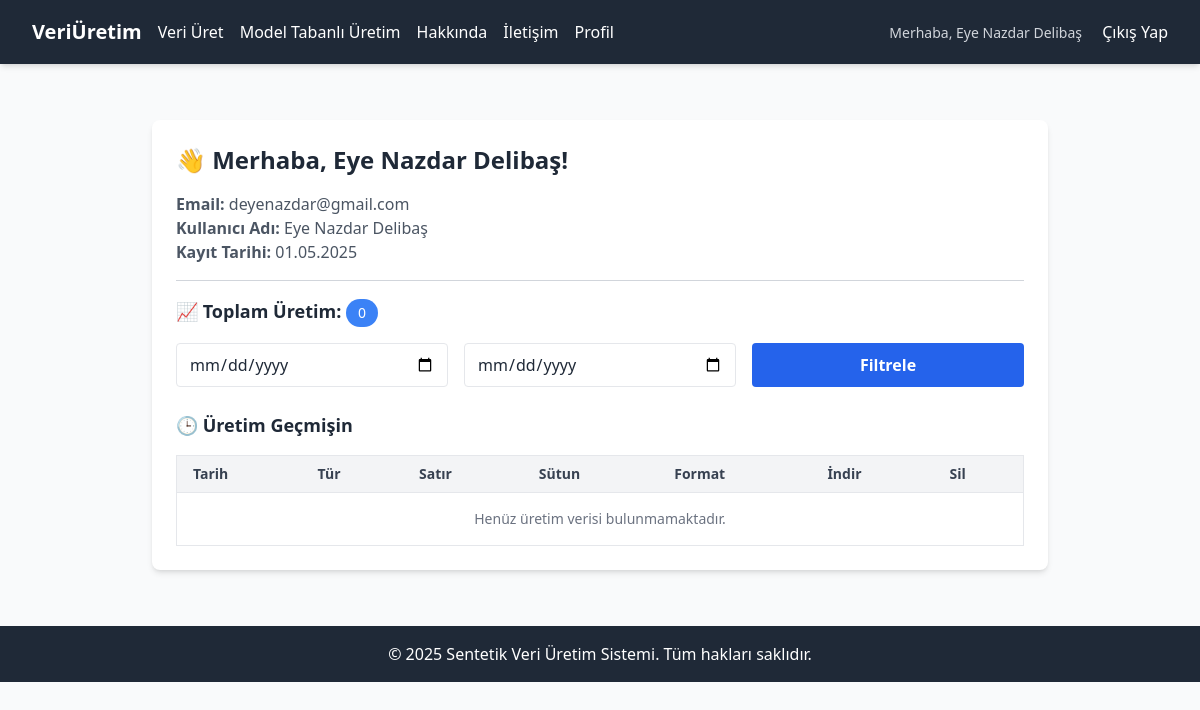
The app's page /profile (signed in), older data.
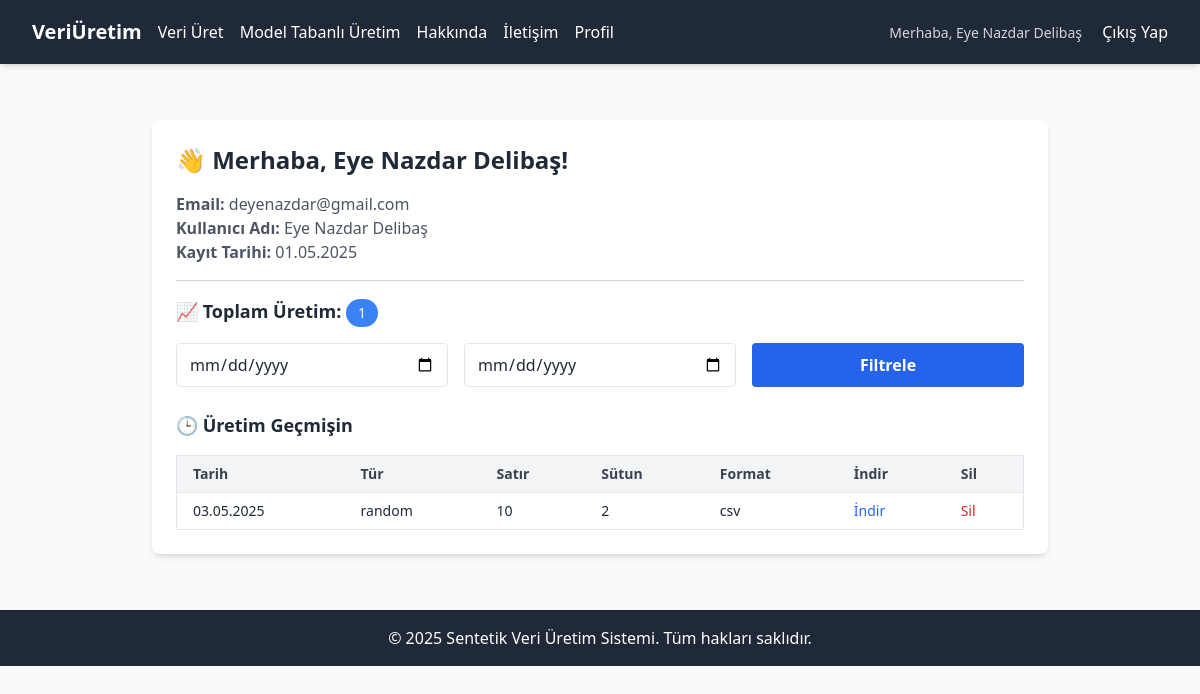
The same page, newer data.
### app.py (models this page shows, shortened)
class User(db.Model, UserMixin):  # UserMixin ekledik
    __tablename__ = 'user'
    id = db.Column(db.Integer, primary_key=True)
    name = db.Column(db.String(100))
    username = db.Column(db.String(80), nullable=False)
    email = db.Column(db.String(150), unique=True, nullable=False)
    password_hash = db.Column(db.String(256), nullable=False)
    is_admin = db.Column(db.Boolean, default=False)
    created_at = db.Column(db.DateTime, default=datetime.utcnow)

class Production(db.Model):
    id = db.Column(db.Integer, primary_key=True)
    user_id = db.Column(db.Integer, db.ForeignKey('user.id'))
    date = db.Column(db.Date)
    type = db.Column(db.String(50))
    row = db.Column(db.Integer)
    column = db.Column(db.Integer)
    format = db.Column(db.String(10))
    file_path = db.Column(db.String(200))
    user = db.relationship('User', backref=db.backref('productions', lazy=True))

### app.py (the view, shortened to what this page needs)
@app.route('/profile', methods=['GET', 'POST'])
@login_required
def profile():
    if not current_user.is_authenticated:
        flash("Lütfen giriş yapın!", "danger")
        return redirect(url_for('login'))
    start_date = None
    end_date = None
    productions_query = Production.query.filter_by(user_id=current_user.id)
    productions = productions_query.order_by(Production.date.desc()).all()
    total_production = len(productions)
    print(current_user.is_authenticated)
    return render_template('profile.html',
                           current_user=current_user,
                           productions=productions,
                           total_production=total_production)

### app.py (called while the page is built)
@login_manager.user_loader
def load_user(user_id):
    return User.query.get(int(user_id))  # Kullanıcıyı ID ile getir(veri tabanından al)

### templates/profile.html (shortened to what this page needs)
{% extends "base.html" %}
{% block content %}
<div class="max-w-4xl mx-auto mt-10 p-6 bg-white shadow-md rounded-lg">
    <h2 class="text-2xl font-bold text-gray-800 mb-4">👋 Merhaba, {{ current_user.username }}!</h2>
    <p class="text-gray-600"><strong>Email:</strong> {{ current_user.email }}</p>
    <p class="text-gray-600"><strong>Kullanıcı Adı:</strong> {{ current_user.username }}</p>
    <p class="text-gray-600"><strong>Kayıt Tarihi:</strong> {{ current_user.created_at.strftime('%d.%m.%Y') }}</p>
    <hr class="my-4 border-gray-300">
    <h4 class="text-lg font-semibold text-gray-800 mb-4">📈 Toplam Üretim:
        <span class="inline-block bg-blue-500 text-white text-sm font-medium px-3 py-1 rounded-full">
            {{ total_production }}
        </span>
    </h4>
    <form method="POST" class="grid grid-cols-1 md:grid-cols-3 gap-4 mt-4">
        <input type="date" name="start_date" class="border rounded px-3 py-2 w-full focus:ring-2 focus:ring-blue-500" required>
        <input type="date" name="end_date" class="border rounded px-3 py-2 w-full focus:ring-2 focus:ring-blue-500" required>
        <button type="submit" class="bg-blue-600 hover:bg-blue-700 text-white font-semibold rounded px-3 py-2 w-full">
            Filtrele
        </button>
    </form>
    <h5 class="text-lg font-semibold text-gray-800 mt-6 mb-4">🕒 Üretim Geçmişin</h5>
    <div class="overflow-x-auto">
        <table class="min-w-full table-auto border border-gray-200 text-sm">
            <thead>
                <tr class="bg-gray-100 text-left text-gray-700">
                    <th class="px-4 py-2 border-b">Tarih</th>
                    <th class="px-4 py-2 border-b">Tür</th>
                    <th class="px-4 py-2 border-b">Satır</th>
                    <th class="px-4 py-2 border-b">Sütun</th>
                    <th class="px-4 py-2 border-b">Format</th>
                    <th class="px-4 py-2 border-b">İndir</th>
                    <th class="px-4 py-2 border-b">Sil</th>
                </tr>
            </thead>
            <tbody class="divide-y divide-gray-200">
            {% if productions %}
                {% for production in productions %}
                <tr class="hover:bg-gray-50">
                    <td class="px-4 py-2">{{ production.date.strftime('%d.%m.%Y') }}</td>
                    <td class="px-4 py-2">{{ production.type }}</td>
                    <td class="px-4 py-2">{{ production.row }}</td>
                    <td class="px-4 py-2">{{ production.column }}</td>
                    <td class="px-4 py-2">{{ production.format }}</td>
                    <td class="px-4 py-2">
                        <a href="{{ url_for('download', id=production.id) }}"
                           class="text-blue-600 hover:underline font-medium">İndir</a>
                    </td>
                    <td class="px-4 py-2">
                        <a href="{{ url_for('delete', id=production.id) }}"
                           class="text-red-600 hover:underline font-medium">Sil</a>
                    </td>
                </tr>
                {% endfor %}
            {% else %}
                <tr>
                    <td colspan="7" class="text-center text-gray-500 px-4 py-4">Henüz üretim verisi bulunmamaktadır.</td>
                </tr>
            {% endif %}
            </tbody>
        </table>
    </div>
</div>
{% endblock %}

### templates/base.html (shortened to what this page needs)
<!DOCTYPE html>
<html lang="tr">
<head>
    <script src="https://cdn.tailwindcss.com"></script>
</head>
<body class="bg-gray-50 text-gray-800 font-sans">
    <nav class="bg-gray-800 text-white shadow-md">
        <div class="max-w-7xl mx-auto px-4 sm:px-6 lg:px-8">
            <div class="flex items-center justify-between h-16">
                <div class="flex items-center space-x-4">
                    <a href="{{ url_for('home') }}" class="text-xl font-bold hover:text-gray-300">VeriÜretim</a>
                    <a href="{{ url_for('generate_data') }}" class="hover:text-gray-300">Veri Üret</a>
                    <a href="{{ url_for('generate_model_data') }}" class="hover:text-gray-300">Model Tabanlı Üretim</a>
                    <a href="{{ url_for('about') }}" class="hover:text-gray-300">Hakkında</a>
                    <a href="{{ url_for('contact') }}" class="hover:text-gray-300">İletişim</a>
                    <a href="{{ url_for('profile') }}" class="hover:text-gray-300">Profil</a>
                </div>
                <div class="space-x-4">
                    {% if current_user.is_authenticated %}
                        <span class="text-sm text-gray-300">Merhaba, {{ current_user.username }}</span>
                        <a href="{{ url_for('logout') }}" class="hover:text-red-300">Çıkış Yap</a>
                    {% else %}
                        <a href="{{ url_for('login') }}" class="hover:text-green-300">Giriş Yap</a>
                        <a href="{{ url_for('register') }}" class="hover:text-green-300">Kayıt Ol</a>
                    {% endif %}
                </div>
            </div>
        </div>
    </nav>
    <main class="max-w-7xl mx-auto p-4">
        {% block content %}{% endblock %}
    </main>
    <footer class="bg-gray-800 text-white text-center py-4 mt-10">
        <p>&copy; 2025 Sentetik Veri Üretim Sistemi. Tüm hakları saklıdır.</p>
    </footer>
</body>
</html>

Row changes from the older to the newer data that the page shows:
added Production: date "03.05.2025", type "random", row "10", column "2", format "csv"
Text that changed along with them:
{{ total_production }}: "0" → "1"
text no longer shown: "Henüz üretim verisi bulunmamaktadır."
